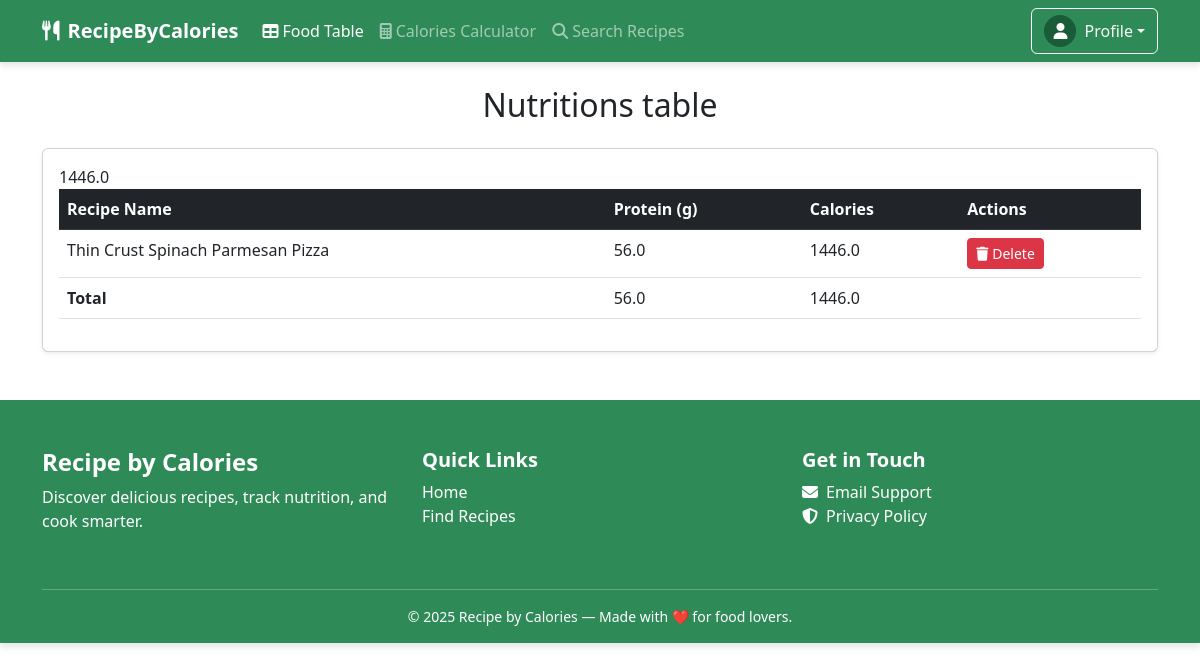
Page /search/food_table/ (signed in) on the committed database.
### recipe_data/models.py (models this page shows, shortened)
class Meal(models.Model):
    user = models.ForeignKey(User, on_delete=models.CASCADE)  # Kis user ka meal hai
    recipe_title = models.CharField(max_length=255)
    calories = models.FloatField()
    protein = models.FloatField()
    fat = models.FloatField()
    carbs = models.FloatField()
    created_at = models.DateTimeField(auto_now_add=True)

### recipe_data/views.py (the view)
# urls.py: path("food_table/",views.food_table,name="food_table"),
def food_table(request):
    meal_data = Meal.objects.filter(user=request.user)
    meal = meal_data.aggregate(tot_calories=Sum("calories"), tot_protein=Sum("protein"))
    total_data = {
        "tot_calories": meal["tot_calories"],
        "tot_protein": meal["tot_protein"],
    }
    print("Total Data:", total_data)
    return render(
        request, "food_table.html", {"meals": meal_data, "total_data": total_data}
    )

### recipe_data/templates/food_table.html (shortened to what this page needs)
{% extends "layouts.html" %}
{% block content %}
<div class="container mt-4">
  <h2 class="mb-4 text-center">Nutritions table</h2>
  <div class="card shadow-sm">
    <div class="card-body">
      <div class="table-responsive">
        <table class="table table-hover">
          <thead class="table-dark">
            <tr>
              <th>Recipe Name</th>
              <th>Protein (g)</th>
              <th>Calories</th>
              <th>Actions</th>
            </tr>
          </thead>
          <tbody id="recipe-list">
            {% for meal in meals %}
            <tr>
              <td>{{meal.recipe_title}}</td>
              <td>{{meal.protein}}</td>
              <td>{{meal.calories}}</td>
              <td>
                <button class="btn btn-sm btn-danger" id="delete-recipe"
                data-url="{% url 'delete_meal' meal.id %}"
                onclick="deleteRecipe(this)">
                  <i class="fas fa-trash"></i> Delete
                </button>
              </td>
            </tr>
            {% endfor %}
          </tbody>
          <tfoot class="total-row">
            <tr>
              <td><b>Total</b></td>
              <td id="total-protein">{{total_data.tot_protein}}</td>
              <td id="total-calories">{{total_data.tot_calories}}</td>
              <td></td>
            </tr>{{total_data.tot_calories}}
          </tfoot>
        </table>
      </div>
    </div>
  </div>
</div>
<link
  href="https://cdnjs.cloudflare.com/ajax/libs/bootstrap/5.3.0/css/bootstrap.min.css"
  rel="stylesheet"
/>
{% endblock  %}

### rows in the picture
Meal: recipe_title "Thin Crust Spinach Parmesan Pizza", protein "56.0", calories "1446.0"

### other values in the picture
{{ total_data.tot_protein }} "56.0"
{{ total_data.tot_calories }} "1446.0"
